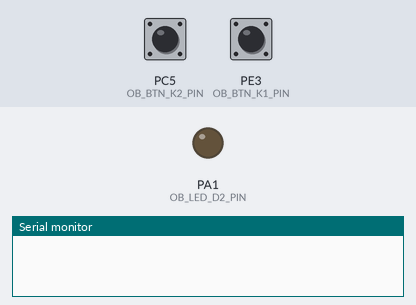
Simulated run of this sketch. Board: STM32 Blue Pill. Shown: output pins drawn as LEDs (lit = HIGH), the last lines printed to the serial monitor. The test bench sets the inputs (shaded band); at power-on: PC5 (OB_BTN_K2_PIN) HIGH, PE3 (OB_BTN_K1_PIN) HIGH.

Above: at 5.0 s.
5.1 s: PC5 (OB_BTN_K2_PIN) pulled LOW for 0.15 s
At 6.0 s:
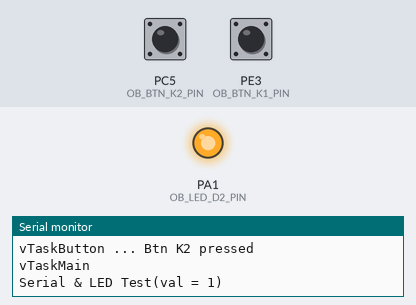
6.7 s: PC5 (OB_BTN_K2_PIN) pulled LOW for 1 s
At 7.2 s:
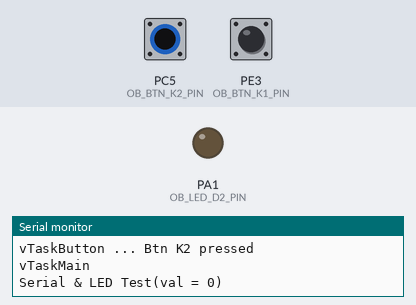
9.2 s: PC5 (OB_BTN_K2_PIN) pulled LOW for 3.2 s
At 10.4 s:
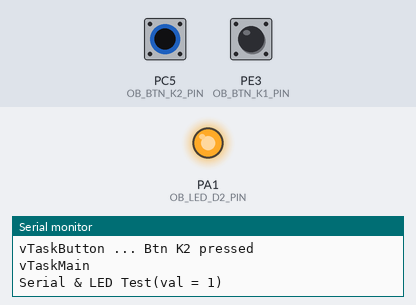
Timing chart, 0 to 12.2 s (numbered marks = the images above; inputs shaded):
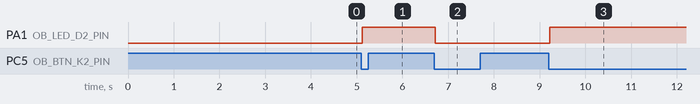

The sketch:

devebox_h743.ino
```cpp
// (licence header left out)
#include "mcu_board.hpp"
#include "app_freertos.hpp"
#include "app_main.hpp"

extern void btn_k1_ISR(void);
extern void btn_k2_ISR(void);

void setup(void)
{
    // GPIO 初期化
    app_btn_init();
    attachInterrupt(OB_BTN_K1_PIN, btn_k1_ISR, CHANGE);
    attachInterrupt(OB_BTN_K2_PIN, btn_k2_ISR, CHANGE);

    // Serial(USB-CDC) 初期化
    Serial.begin(115200);

    // FreeRTOS 初期化
    app_freertos_init();
}

void loop(void)
{
    // NOP
}
```

app_freertos.cpp
```cpp
// (licence header left out)
#include "mcu_board.hpp"
#include "app_freertos.hpp"
#include "app_main.hpp"

static xTaskHandle s_xTaskButton;
static xTaskHandle s_xTaskMain;

/**
 * @brief FreeRTOS ボタンタスク
 *
 * @param p_parameter パラメータのポインタ
 */
void vTaskButton(void *p_parameter)
{
    app_btn_init();

    while (1)
    {
        app_btn_main();
        vTaskDelay(10 / portTICK_PERIOD_MS);
    }
}

/**
 * @brief FreeRTOS メインタスク
 *
 * @param p_parameter パラメータのポインタ
 */
void vTaskMain(void *p_parameter)
{
    app_main_init();

    while (1)
    {
        app_main();
        vTaskDelay(20 / portTICK_PERIOD_MS);
    }
}

void app_freertos_init()
{
    // FreeRTOSタスク生成
    xTaskCreate(vTaskButton,       // コールバック関数ポインタ
                "vTaskButton",     // タスク名
                256,               // スタック
                nullptr,           // パラメータ
                3,                 // 優先度(0～7、7が最優先)
                &s_xTaskButton     // タスクハンドル
                );

    xTaskCreate(vTaskMain,         // コールバック関数ポインタ
                "vTaskMain",       // タスク名
                4096,              // スタック
                nullptr,           // パラメータ
                7,                 // 優先度(0～7、7が最優先)
                &s_xTaskMain       // タスクハンドル
                );

    // FreeRTOS スケジュール開始
    vTaskStartScheduler();
}
```

app_freertos.hpp
```cpp
// (licence header left out)
#ifndef APP_FREERTOS_HPP
#define APP_FREERTOS_HPP

#include <stdint.h>
#include <string.h>
#include <Arduino.h>
#include <STM32FreeRTOS.h>

void btn_k1_ISR(void);
void btn_k2_ISR(void);
void app_freertos_init();

#endif /* APP_FREERTOS_HPP */
```

app_main.cpp
```cpp
// (licence header left out)
#include "app_main.hpp"
#include "mcu_board.hpp"
#include <Arduino.h>

static bool debounce_button(button_state_t *p_btn_state);

static uint8_t s_led_val = 1;
static button_state_t s_btn_k1 = {0, 0, 0, OB_BTN_K1_PIN};
static button_state_t s_btn_k2 = {0, 0, 0, OB_BTN_K2_PIN};

/**
 * @brief ボタンK1の割り込みハンドラ
 *
 */
void btn_k1_ISR(void)
{
    uint32_t current_time = xTaskGetTickCountFromISR() * portTICK_PERIOD_MS;

    // 前回の割り込みから十分な時間が経過した場合のみフラグを立てる
    if (current_time - s_btn_k1.last_interrupt_time > DEBOUNCE_TIME_MS) {
        s_btn_k1.interrupt_flag = 1;
        s_btn_k1.last_interrupt_time = current_time;
    }
}

/**
 * @brief ボタンK2の割り込みハンドラ
 *
 */
void btn_k2_ISR(void)
{
    uint32_t current_time = xTaskGetTickCountFromISR() * portTICK_PERIOD_MS;

    // 前回の割り込みから十分な時間が経過した場合のみフラグを立てる
    if (current_time - s_btn_k2.last_interrupt_time > DEBOUNCE_TIME_MS) {
        s_btn_k2.interrupt_flag = 1;
        s_btn_k2.last_interrupt_time = current_time;
    }
}

/**
 * @brief ボタンのチャタリング対策のデバウンス
 *
 * @param p_btn_state ボタン状態の構造体ポインタ
 * @return true ボタンが押された（立ち上がりエッジ）
 * @return false ボタンが押されていない、または既に処理済み
 */
static bool debounce_button(button_state_t *p_btn_state)
{
    uint8_t current_pin_state = 0;

    if (p_btn_state->interrupt_flag == 0) {
        return false;
    }

    // 割り込みフラグをクリア
    p_btn_state->interrupt_flag = 0;

    // 現在のピン状態を読み取り
    current_pin_state = digitalRead(p_btn_state->pin_number);

    // ボタンが押された状態（LOW）で、前回が押されていない場合
    if (current_pin_state == LOW && p_btn_state->button_pressed == 0) {
        p_btn_state->button_pressed = 1;
        return true;  // 立ち上がりエッジを検出
    // ボタンが離された状態（HIGH）の場合
    } else if (current_pin_state == HIGH && p_btn_state->button_pressed == 1) {
        p_btn_state->button_pressed = 0;
    }

    return false;
}

/**
 * @brief ボタンアプリ初期化
 *
 */
void app_btn_init(void)
{
    pinMode(OB_LED_D2_PIN, OUTPUT);
    pinMode(OB_BTN_K1_PIN, INPUT_PULLUP);
    pinMode(OB_BTN_K2_PIN, INPUT_PULLUP);
}

/**
 * @brief ボタンアプリ
 *
 */
void app_btn_main(void)
{
    // K1ボタンのデバウンス処理
    if (debounce_button(&s_btn_k1)) {
        Serial.printf("vTaskButton ... Btn K1 pressed\n");
    }

    // K2ボタンのデバウンス処理
    if (debounce_button(&s_btn_k2)) {
        Serial.printf("vTaskButton ... Btn K2 pressed\n");
    }
}

/**
 * @brief アプリメイン初期化
 *
 */
void app_main_init(void)
{
    // (TODO)
}

/**
 * @brief アプリメイン
 *
 */
void app_main(void)
{
    // ボタンが押されている状態をチェック
    if (s_btn_k1.button_pressed || s_btn_k2.button_pressed) {
        Serial.printf("vTaskMain\n");
        Serial.printf("Serial & LED Test(val = %d)\n", s_led_val);
        digitalWrite(OB_LED_D2_PIN, s_led_val);
        s_led_val = !s_led_val;
        s_btn_k1.button_pressed = 0;
        s_btn_k2.button_pressed = 0;
    }
}
```

app_main.hpp
```cpp
// (licence header left out)
#ifndef APP_MAIN_HPP
#define APP_MAIN_HPP

#include <stdint.h>
#include <string.h>
#include <Arduino.h>
#include <STM32FreeRTOS.h>

// デバウンス時間（ミリ秒）
#define DEBOUNCE_TIME_MS 50

// デバウンス用の構造体
typedef struct {
    uint8_t interrupt_flag;       // 割り込みフラグ
    uint8_t button_pressed;       // ボタン押下状態
    uint32_t last_interrupt_time; // 最後の割り込み時刻
    uint8_t pin_number;           // ピン番号
} button_state_t;

void app_btn_init(void);
void app_btn_main(void);
void app_main(void);
void app_main_init(void);

#endif /* APP_MAIN_HPP */
```

mcu_board.hpp
```cpp
// (licence header left out)
#ifndef MCU_BOARD_HPP
#define MCU_BOARD_HPP

#define __DEV_E_BOX_H743__
#ifdef __DEV_E_BOX_H743__
    // 基板
    #define OB_LED_D2_PIN     PA1 // 基板実装LED  「D2」ピン アクティブLow
    #define OB_BTN_K1_PIN     PE3 // 基板実装ボタン「K1」ピン アクティブLow
    #define OB_BTN_K2_PIN     PC5 // 基板実装ボタン「K2」ピン アクティブLow

    // USB
    #define USB_DM_PIN       PA11 // USB DM(D-)ピン
    #define USB_DP_PIN       PA12 // USB DP(D+)ピン

    // UART
    #define UART_RXD1_PIN    PA10 // UART RXD1
    #define UART_TXD1_PIN     PA9 // UART TXD1

    // SDIO
    #define SDIO_CMD_PIN      PD2 // SDIO CMD   <-> TF Slot Vss
    #define SDIO_SCK_PIN     PC12 // SDIO SCK   <-> TF Slot CLK
    #define SDIO_D0_PIN       PC8 // SDIO DATA0 <-> TF Slot DAT0
    #define SDIO_D1_PIN       PC9 // SDIO DATA1 <-> TF Slot DAT1
    #define SDIO_D2_PIN      PC10 // SDIO DATA2 <-> TF Slot DAT3
    #define SDIO_D3_PIN      PC11 // SDIO DATA3 <-> TF Slot CMD

    // SPI
    #define SPI_CS_PIN        PB12 // SPI CS
    #define SPI_CLK_PIN       PB13 // SPI CLK
    #define SPI_MISO_PIN      PB14 // SPI MISO
    #define SPI_MOSI_PIN      PB15 // SPI MOSI

    // QSPI
    #define QSPI_CS_PIN        PB6 // QSPI CS
    #define QSPI_CLK_PIN       PB2 // QSPI CLK
    #define QSPI_IO0_PIN      PD11 // QSPI IO0
    #define QSPI_IO1_PIN      PD12 // QSPI IO1
    #define QSPI_IO2_PIN       PE2 // QSPI IO2
    #define QSPI_IO3_PIN      PD13 // QSPI IO3
#endif /* __DEV_E_BOX_H743__ */

#endif /* MCU_BOARD_HPP */
```

Measured:
- after the input at 5.1 s, PA1 (OB_LED_D2_PIN): LOW → HIGH at once
- after the input at 6.7 s, PA1 (OB_LED_D2_PIN): HIGH → LOW at once
- after the input at 9.2 s, PA1 (OB_LED_D2_PIN): LOW → HIGH at once
